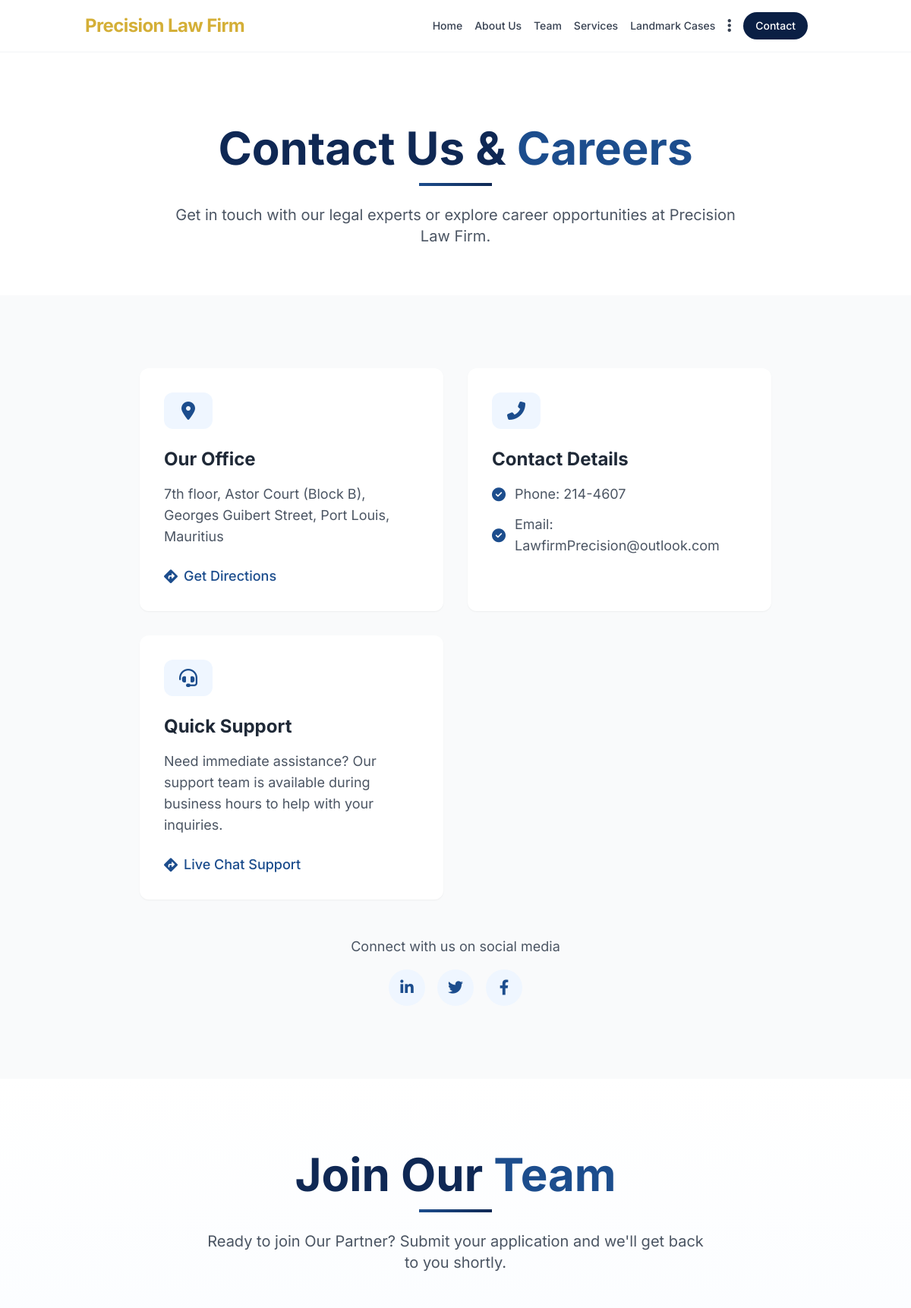
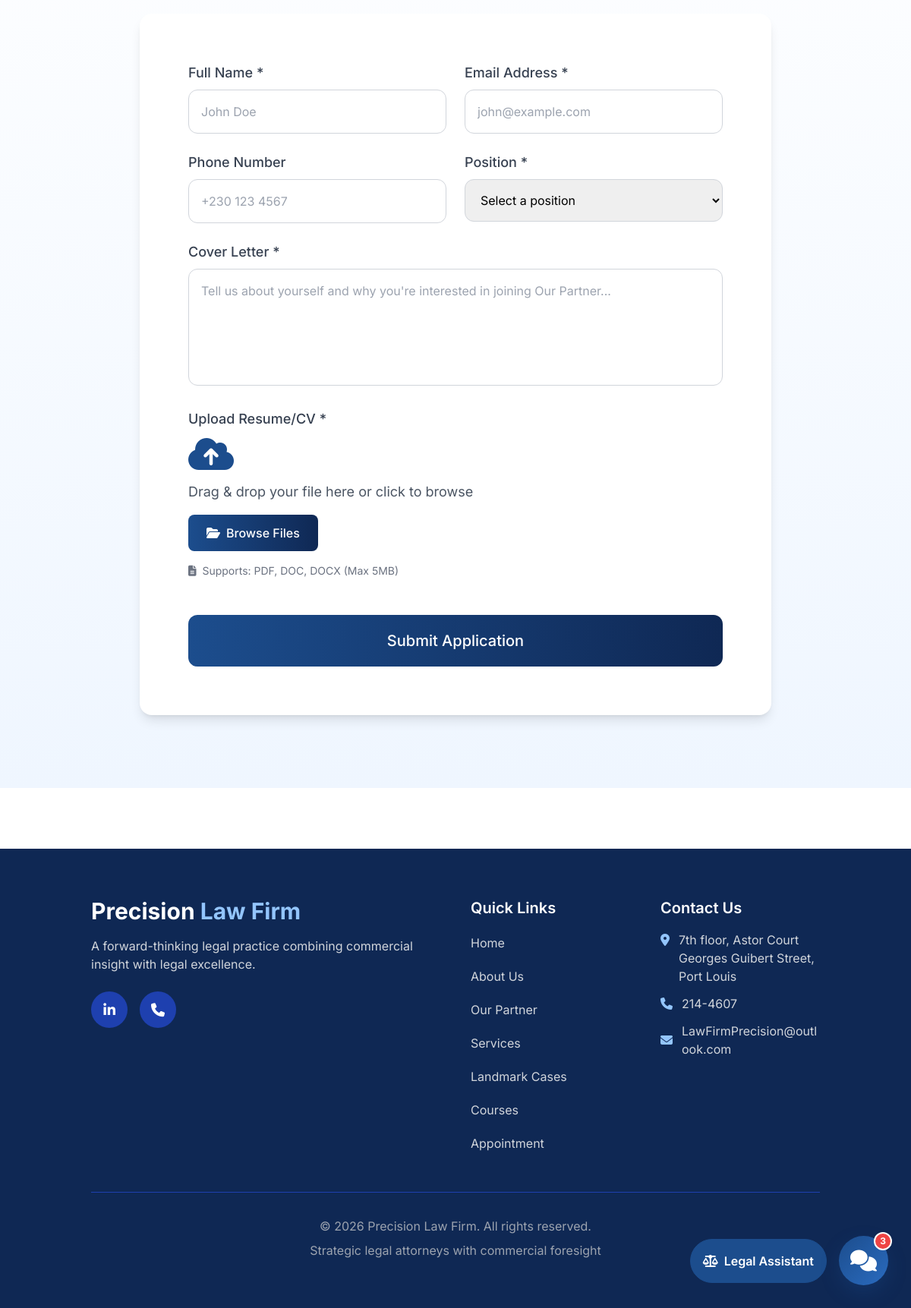
The page /pages/contact.php on the database its author committed (2 pictures, top to bottom).
### tables this page shows
CREATE TABLE `contact_hero` (
  `id` int(11) NOT NULL,
  `title_line1` varchar(255) NOT NULL,
  `title_line2` varchar(255) NOT NULL,
  `description` text NOT NULL,
  `created_at` timestamp NULL DEFAULT current_timestamp(),
  `updated_at` timestamp NULL DEFAULT current_timestamp() ON UPDATE current_timestamp()
);

CREATE TABLE `contact_cards` (
  `id` int(11) NOT NULL,
  `icon` varchar(50) NOT NULL,
  `title` varchar(255) NOT NULL,
  `content` text NOT NULL,
  `additional_info` text DEFAULT NULL,
  `action_text` varchar(255) DEFAULT NULL,
  `action_link` varchar(500) DEFAULT NULL,
  `sort_order` int(11) DEFAULT 0,
  `is_active` tinyint(1) DEFAULT 1,
  `created_at` timestamp NULL DEFAULT current_timestamp()
);

CREATE TABLE `social_links` (
  `id` int(11) NOT NULL,
  `platform` varchar(50) NOT NULL,
  `icon` varchar(50) NOT NULL,
  `url` varchar(500) NOT NULL,
  `sort_order` int(11) DEFAULT 0,
  `is_active` tinyint(1) DEFAULT 1
);

### pages/contact.php (the view, shortened to what this page needs)
<?php
require '../config.php';
$hero = null;
try {
    $stmt = $pdo->query("SELECT * FROM contact_hero ORDER BY id DESC LIMIT 1");
    $hero = $stmt->fetch();
} catch (Exception $e) {
}
$contactCards = [];
try {
    $stmt = $pdo->query("SELECT * FROM contact_cards WHERE is_active = 1 ORDER BY sort_order ASC");
    $contactCards = $stmt->fetchAll();
} catch (Exception $e) {
}
$socialLinks = [];
try {
    $stmt = $pdo->query("SELECT * FROM social_links WHERE is_active = 1 ORDER BY sort_order ASC");
    $socialLinks = $stmt->fetchAll();
} catch (Exception $e) {
}
?>
<!DOCTYPE html>
<html lang="en">
<head>
    <script src="https://cdn.tailwindcss.com"></script>
    <link rel="stylesheet" href="https://cdnjs.cloudflare.com/ajax/libs/font-awesome/6.4.0/css/all.min.css">
    <link rel="stylesheet" href="https://unpkg.com/aos@next/dist/aos.css" />
</head>
<body class="bg-white">
    <?php include "../includes/navbar.php"; ?>
    <div class="pt-24 pb-16 text-center" data-aos="fade-up-slow">
        <div class="container mx-auto px-6 md:px-12 lg:px-24">
            <h1 class="text-5xl md:text-6xl font-bold mb-4">
                <span class="text-[#0F2854]"><?= htmlspecialchars($hero['title_line1']) ?></span>
                <span class="text-[#1C4D8D]"><?= htmlspecialchars($hero['title_line2']) ?></span>
            </h1>
            <div class="w-24 h-1 bg-gradient-to-r from-[#1C4D8D] to-[#0F2854] mx-auto mb-6"></div>
            <p class="text-xl text-gray-600 max-w-3xl mx-auto">
                <?= htmlspecialchars($hero['description']) ?>
            </p>
        </div>
    </div>
    <section class="py-16 md:py-20 lg:py-24 bg-gray-50">
        <div class="container mx-auto px-4 sm:px-6 md:px-12 lg:px-24">
            <div class="max-w-6xl mx-auto">
                <div class="grid grid-cols-1 md:grid-cols-2 gap-6 md:gap-8">
                    <?php foreach ($contactCards as $index => $card): ?>
                        <div class="bg-white rounded-xl p-6 sm:p-8 shadow-sm hover:shadow-lg transform hover:-translate-y-1 transition-all duration-300" data-aos="zoom-slow" data-aos-delay="<?= ($index + 1) * 100 ?>">
                            <div class="w-12 h-12 sm:w-14 md:w-16 bg-blue-50 rounded-xl flex items-center justify-center mb-4 sm:mb-6">
                                <i class="fas <?= htmlspecialchars($card['icon']) ?> text-xl sm:text-2xl md:text-2xl text-[#1C4D8D]"></i>
                            </div>
                            <h3 class="text-xl sm:text-2xl font-bold text-gray-800 mb-2 sm:mb-4"><?= htmlspecialchars($card['title']) ?></h3>
                            <?php if (!empty($card['content'])): ?>
                                <p class="text-gray-600 text-base sm:text-lg mb-3 sm:mb-4">
                                    <?= nl2br(htmlspecialchars($card['content'])) ?>
                                </p>
                            <?php endif; ?>
                            <?php if (!empty($card['additional_info'])): ?>
                                <div class="space-y-2 sm:space-y-3 text-gray-600 text-sm sm:text-lg">
                                    <?php
                                    $infoLines = explode(',', $card['additional_info']);
                                    foreach ($infoLines as $line):
                                    ?>
                                        <div class="flex items-center">
                                            <i class="fas fa-check-circle text-[#1C4D8D] mr-2 sm:mr-3"></i>
                                            <span><?= htmlspecialchars(trim($line)) ?></span>
                                        </div>
                                    <?php endforeach; ?>
                                </div>
                            <?php endif; ?>
                            <?php if (!empty($card['action_text'])): ?>
                                <div class="mt-4 sm:mt-6 max-width-fit">
                                    <a href="<?= htmlspecialchars($card['action_link']) ?>" class="text-[#1C4D8D] font-medium hover:underline flex items-center text-sm sm:text-lg">
                                        <i class="fas fa-directions mr-2"></i>
                                        <?= htmlspecialchars($card['action_text']) ?>
                                    </a>
                                </div>
                            <?php endif; ?>
                        </div>
                    <?php endforeach; ?>
                </div>
                <?php
                $activeSocialLinks = array_filter($socialLinks, function ($link) {
                    return !empty($link['is_active']);
                });
                ?>
                <?php if (!empty($activeSocialLinks)): ?>
                    <div class="mt-8 sm:mt-12 text-center">
                        <p class="text-gray-600 text-base sm:text-lg mb-3 sm:mb-4">
                            Connect with us on social media
                        </p>
                        <div class="flex justify-center flex-wrap gap-3 sm:gap-4">
                            <?php foreach ($activeSocialLinks as $link): ?>
                                <?php
                                $url = trim($link['url']);
                                if (!preg_match("~^https?://~", $url)) {
                                    $url = "https://" . $url;
                                }
                                ?>
                                <a href="<?= htmlspecialchars($url) ?>"
                                    target="_blank"
                                    rel="noopener noreferrer"
                                    class="w-10 h-10 sm:w-12 sm:h-12 bg-blue-50 rounded-full flex items-center justify-center hover:bg-[#1C4D8D] hover:text-white transition-all duration-300 text-[#1C4D8D] transform hover:-translate-y-1">
                                    <i class="fab <?= htmlspecialchars($link['icon']) ?> text-base sm:text-xl"></i>
                                </a>
                            <?php endforeach; ?>
                        </div>
                    </div>
                <?php endif; ?>
            </div>
        </div>
    </section>
    <section id="apply-now" class="py-24 bg-gradient-to-b from-white to-blue-50">
        <div class="container mx-auto px-6 md:px-12 lg:px-24">
            <div class="max-w-4xl mx-auto">
                <div class="text-center mb-16" data-aos="fade-up-slow">
                    <h2 class="text-5xl md:text-6xl font-bold mb-4">
                        <span class="text-[#0F2854]">Join Our</span>
                        <span class="text-[#1C4D8D]">Team</span>
                    </h2>
                    <div class="w-24 h-1 bg-gradient-to-r from-[#1C4D8D] to-[#0F2854] mx-auto mb-6"></div>
                    <p class="text-xl text-gray-600 max-w-2xl mx-auto">
                        Ready to join Our Partner? Submit your application and we'll get back to you shortly.
                    </p>
                </div>
                <div class="bg-white rounded-2xl shadow-lg p-10 md:p-16" data-aos="zoom-slow">
                    <form id="career-form" class="space-y-6" method="POST" action="process-career.php" enctype="multipart/form-data">
                        <div class="grid md:grid-cols-2 gap-6">
                            <div>
                                <label class="block text-gray-700 font-medium mb-2 text-lg" for="full-name">
                                    Full Name *
                                </label>
                                <input type="text" id="full-name" name="full_name" required
                                    class="w-full px-4 py-4 border border-gray-300 rounded-xl focus:border-[#1C4D8D] focus:ring-2 focus:ring-blue-100 outline-none transition duration-300 text-base"
                                    placeholder="John Doe">
                            </div>
                            <div>
                                <label class="block text-gray-700 font-medium mb-2 text-lg" for="email">
                                    Email Address *
                                </label>
                                <input type="email" id="email" name="email" required
                                    class="w-full px-4 py-4 border border-gray-300 rounded-xl focus:border-[#1C4D8D] focus:ring-2 focus:ring-blue-100 outline-none transition duration-300 text-base"
                                    placeholder="john@example.com">
                            </div>
                        </div>
                        <div class="grid md:grid-cols-2 gap-6">
                            <div>
                                <label class="block text-gray-700 font-medium mb-2 text-lg" for="phone">
                                    Phone Number
                                </label>
                                <input type="tel" id="phone" name="phone"
                                    class="w-full px-4 py-4 border border-gray-300 rounded-xl focus:border-[#1C4D8D] focus:ring-2 focus:ring-blue-100 outline-none transition duration-300 text-base"
                                    placeholder="+230 123 4567">
                            </div>
                            <div>
                                <label class="block text-gray-700 font-medium mb-2 text-lg" for="position">
                                    Position *
                                </label>
                                <select id="position" name="position" required
                                    class="w-full px-4 py-4 border border-gray-300 rounded-xl focus:border-[#1C4D8D] focus:ring-2 focus:ring-blue-100 outline-none transition duration-300 modern-select text-base">
                                    <option value="">Select a position</option>
                                </select>
                            </div>
                        </div>
                        <div>
                            <label class="block text-gray-700 font-medium mb-2 text-lg" for="cover-letter">
                                Cover Letter *
                            </label>
                            <textarea id="cover-letter" name="cover_letter" rows="5" required
                                class="w-full px-4 py-4 border border-gray-300 rounded-xl focus:border-[#1C4D8D] focus:ring-2 focus:ring-blue-100 outline-none transition duration-300 resize-none text-base"
                                placeholder="Tell us about yourself and why you're interested in joining Our Partner..."></textarea>
                        </div>
                        <div>
                            <label class="block text-gray-700 font-medium mb-2 text-lg" for="resume">
                                Upload Resume/CV *
                            </label>
                            <div class="file-upload-area" onclick="document.getElementById('resume-file').click()">
                                <div class="mb-4">
                                    <i class="fas fa-cloud-upload-alt text-5xl text-[#1C4D8D] mb-3"></i>
                                    <p class="text-gray-600 text-lg">Drag & drop your file here or click to browse</p>
                                </div>
                                <span
                                    class="bg-gradient-to-r from-[#1C4D8D] to-[#0F2854] text-white px-6 py-3 rounded-lg font-medium hover:opacity-90 transition duration-300 inline-flex items-center gap-2 cursor-pointer text-base">
                                    <i class="fas fa-folder-open"></i>
                                    Browse Files
                                </span>
                                <p class="text-sm text-gray-500 mt-4">
                                    <i class="fas fa-file-alt mr-1"></i>
                                    Supports: PDF, DOC, DOCX (Max 5MB)
                                </p>
                            </div>
                        </div>
                        <div class="pt-6">
                            <button type="submit"
                                class="w-full bg-gradient-to-r from-[#1C4D8D] to-[#0F2854] text-white py-5 rounded-xl font-medium text-xl hover:opacity-90 transition duration-300 btn-primary">
                                Submit Application
                            </button>
                        </div>
                    </form>
                </div>
            </div>
        </div>
    </section>
    <div class="chatbox-container">
        <div class="chatbox-top">
            <div class="chatbox-title">
                <i class="fas fa-scale-balanced"></i>
                <span>Legal Assistant</span>
            </div>
            <div class="chatbox-toggle" id="chatbox-toggle">
                <i class="fas fa-comments"></i>
                <div class="notification-badge">3</div>
            </div>
        </div>
    </div>
    <?php include "../includes/footer.php" ?>
</body>
</html>

### pages/contact.php (style rules this page uses)
body { font-family: 'Inter', sans-serif; }
.chatbox-top { display: flex; align-items: center; justify-content: space-between; }
.chatbox-title { display: flex; align-items: center; gap: 8px; font-weight: 600; margin-right: 1rem; border: #1C4D8D solid 1px; border-radius : 30px; background-color : #1C4D8D; color : white; padding : 1rem 1rem; }
.chatbox-container { position: fixed; bottom: 30px; right: 30px; z-index: 1000; font-family: 'Inter', sans-serif; }
.chatbox-toggle { width: 65px; height: 65px; background: linear-gradient(135deg, #1C4D8D 0%, #2A6BBF 100%); border-radius: 50%; display: flex; align-items: center; justify-content: center; cursor: pointer; box-shadow: 0 10px 25px rgba(28, 77, 141, 0.3); transition: all 0.3s ease; position: relative; }
.chatbox-toggle i { color: white; font-size: 28px; }
.notification-badge { position: absolute; top: -5px; right: -5px; background: #EF4444; color: white; border-radius: 50%; width: 24px; height: 24px; display: flex; align-items: center; justify-content: center; font-size: 12px; font-weight: bold; border: 2px solid white; animation: pulse 2s infinite; }

### rows shown on the page
contact_hero: title_line1 "Contact Us &", title_line2 "Careers", description "Get in touch with our legal experts or explore career opportunities at Precision Law Firm."
contact_cards: title "Our Office", content "7th floor, Astor Court (Block B), Georges Guibert Street, Port Louis, Mauritius", action_text "Get Directions"
contact_cards: title "Contact Details", additional_info "Phone: 214-4607", additional_info "Email: LawfirmPrecision@outlook.com"
contact_cards: title "Quick Support", content "Need immediate assistance? Our support team is available during business hours to help with your inquiries.", action_text "Live Chat Support"
